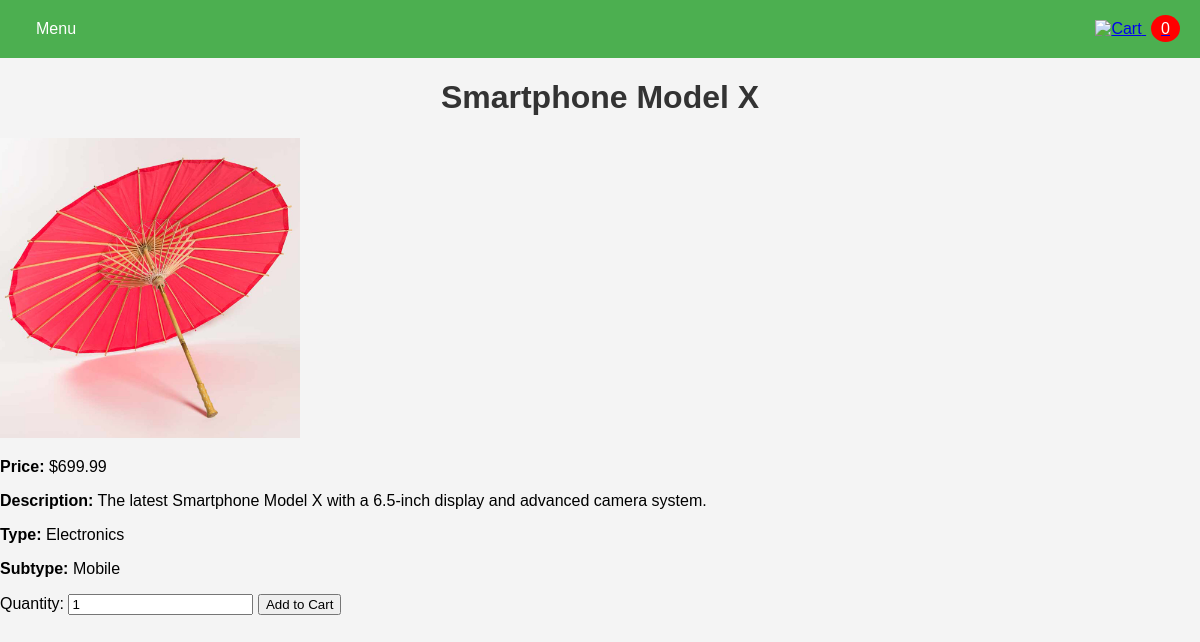
Page /product/1 on the committed database.
### tables this page shows
CREATE TABLE products (
    id INTEGER PRIMARY KEY AUTOINCREMENT,
    productname TEXT NOT NULL,
    price REAL NOT NULL,
    image TEXT,
    description TEXT,
    product_type TEXT NOT NULL,
    product_subtype TEXT
);

### app.py (the view)
@app.route('/product/<int:product_id>')
def product_detail(product_id):
    conn = get_db_connection()
    product = conn.execute('SELECT * FROM products WHERE id = ?', (product_id,)).fetchone()
    conn.close()
    return render_template('product_detail.html', product=product)

### app.py (called while the page is built)
def get_db_connection(db_name=DATABASE_PRODUCTS):
    conn = sqlite3.connect(db_name)
    conn.row_factory = sqlite3.Row
    return conn

@app.teardown_appcontext
def close_connection(exception):
    db = getattr(g, '_database', None)
    if db is not None:
        db.close()

### templates/product_detail.html (shortened to what this page needs)
<!DOCTYPE html>
<html lang="en">
<head>
    <link rel="stylesheet" href="{{ url_for('static', filename='styles.css') }}">
</head>
<body>
    <div class="navbar">
        <div class="dropdown">
            <button class="dropbtn">Menu</button>
        </div>
        <div class="cart-icon">
            <a href="{{ url_for('cart') }}">
                <img src="{{ url_for('static', filename='cart-icon.png') }}" alt="Cart" width="30">
                <span id="cart-count">0</span>
            </a>
        </div>
    </div>
    <h1>{{ product['productname'] }}</h1>
    <div class="product-detail">
        <img src="{{ url_for('static', filename=product['image']) }}" alt="{{ product['productname'] }}" width="300">
        <p><strong>Price:</strong> ${{ product['price'] }}</p>
        <p><strong>Description:</strong> {{ product['description'] }}</p>
        <p><strong>Type:</strong> {{ product['product_type'] }}</p>
        <p><strong>Subtype:</strong> {{ product['product_subtype'] }}</p>
        <label for="quantity">Quantity:</label>
        <input type="number" id="quantity" name="quantity" value="1" min="1">
        <button onclick="addToCart({{ product['id'] }})">Add to Cart</button>
    </div>
</body>
</html>

### static/styles.css (style rules this page uses)
body { font-family: Arial, sans-serif; background-color: #f4f4f4; margin: 0; padding: 0; }
h1 { text-align: center; color: #333; }
.navbar { display: flex; justify-content: space-between; background-color: #4CAF50; padding: 10px 20px; }
.dropdown { position: relative; display: inline-block; }
.dropbtn { background-color: #4CAF50; color: white; padding: 10px 16px; font-size: 16px; border: none; cursor: pointer; }
.cart-icon { display: flex; align-items: center; }
.cart-icon img { width: 30px; height: auto; }
.cart-icon span { background-color: red; color: white; border-radius: 50%; padding: 5px 10px; margin-left: 5px; }
.cart-icon span { background-color: red; color: white; border-radius: 50%; padding: 5px 10px; margin-left: 5px; text-decoration: none; pointer-events: none; }

### rows in the picture
products: productname "Smartphone Model X", image (picture), price "699.99", description "The latest Smartphone Model X with a 6.5-inch display and advanced camera system.", product_type "Electronics", product_subtype "Mobile"
